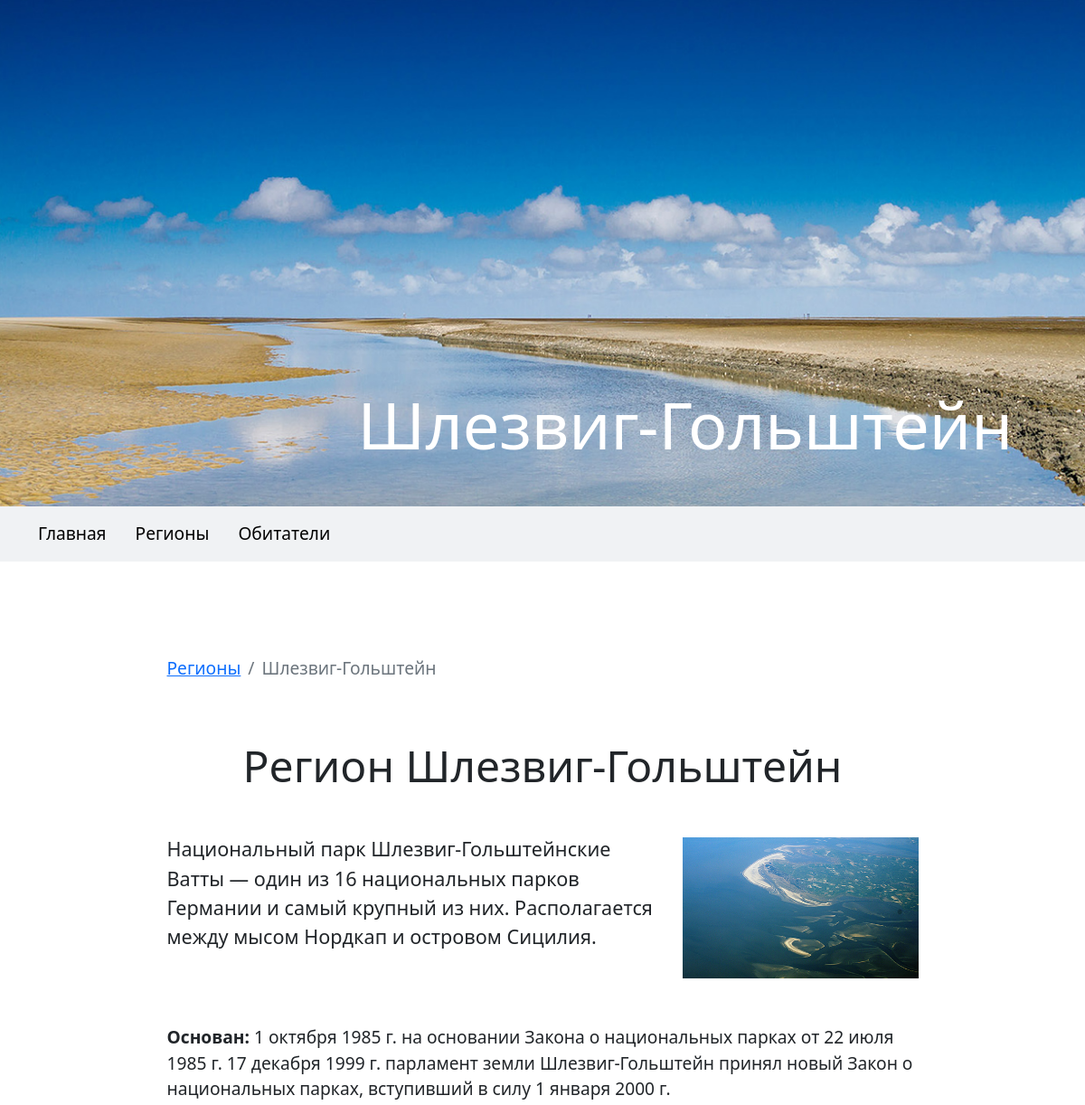
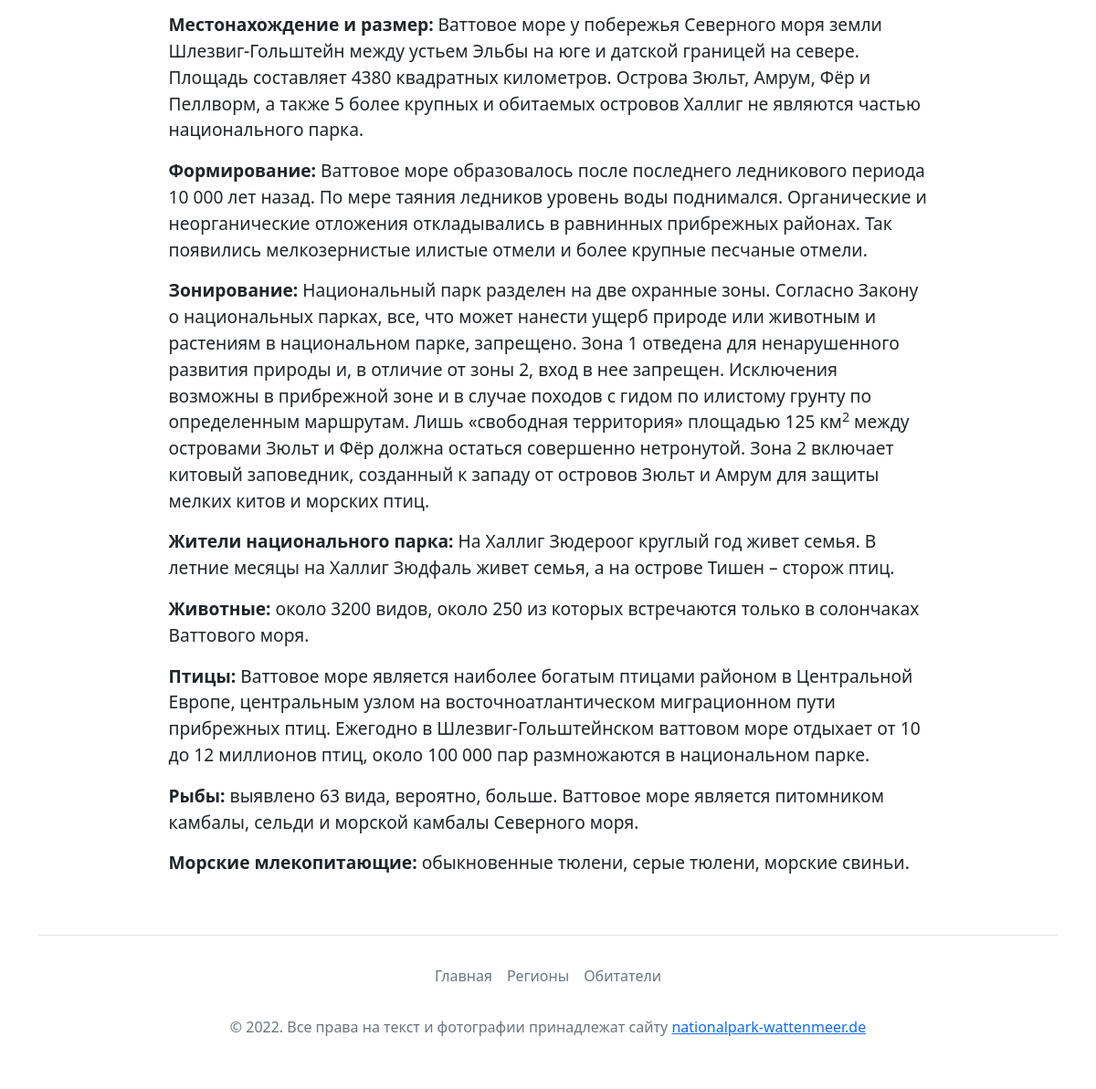
The page /regions/schleswig-holstein on the database its author committed (2 pictures, top to bottom).
### waddensea/models.py (models this page shows, shortened)
class Region(models.Model):
    name = models.CharField(
        max_length=50,
        verbose_name='Регион'
    )
    short_desc = models.TextField(
        'Краткое описание'
    )
    desc = models.TextField(
        'Полное описание'
    )
    image = models.ImageField(
        upload_to=entity_image_path
    )
    slug = models.SlugField(
        max_length=255,
        unique=True,
        db_index=True,
        verbose_name='URL'
    )

### waddensea/views.py (the view)
# urls.py: path('regions/<slug:slug>', views.region, name='region'),
def region(request, slug):
    rgn = get_object_or_404(Region, slug=slug)
    return render(request, 'waddensea/region.html', {'rgn': rgn})

### waddensea/templates/waddensea/region.html (shortened to what this page needs)
{% extends "waddensea/base.html" %}
{% block header %}
    <header class="ws-header {{ rgn.slug }}-bg d-flex justify-content-end align-items-end">
      <div class="header-title text-white">
        <h1 class="display-2">{{ rgn.name }}</h1>
      </div>
    </header>
{% endblock %}
{% block content %}
    <main class="container mb-5">
      <div class="row justify-content-center mb-5">
        <div class="col-md-9">
          <nav aria-label="breadcrumb">
            <ol class="breadcrumb">
              <li class="breadcrumb-item">
                <a href="{% url 'regions' %}">Регионы</a>
              </li>
              <li class="breadcrumb-item active" aria-current="page">
                {{ rgn.name }}
              </li>
            </ol>
          </nav>
        </div>
      </div>
      <h2 class="mb-5 text-center display-5">Регион {{ rgn.name }}</h2>
      <div class="row justify-content-center align-items-center mb-5">
        <div class="col-md-6 col-10 mb-4 mb-md-3">
          <p class="short-desc">{{ rgn.short_desc|safe }}</p>
        </div>
        <div class="col-md-3 col-10">
          <img src="{{ rgn.image.url }}" class="img-fluid">
        </div>
      </div>
      <div class="row justify-content-center">
        <div class="col-md-9 col-10">
          {{ rgn.desc|safe }}
        </div>
      </div>
    </main>
{% endblock %}

### waddensea/static/css/base.css (style rules this page uses)
.ws-header { background-repeat: no-repeat; background-position: 80% 80%; background-size: cover; height: 50vh; }
@media (min-width: 768px) { .ws-header { background-position: 50% 80%; height: 70vh; } }
.ws-header.schleswig-holstein-bg { background-image: url(../images/schleswig_holstein_header.jpg); }
.header-title { padding: 0 5rem 2.5rem 3rem; }
.short-desc, .latin-name { font-size: 1.35rem; }
main p, main ol li, main ul li { font-size: 1.2rem; }

### rows shown on the page
Region: name "Шлезвиг-Гольштейн", short_desc "Национальный парк Шлезвиг-Гольштейнские Ватты — один из 16 национальных парков Германии и самый крупный из них. Располагается между мысом Нордкап и островом Сицилия.", image (picture), desc "Основан: 1 октября 1985 г. на основании Закона о национальных парках от 22 июля 1985 г. 17 декабря 1999 г. парламент земли Шлезвиг-Гольштейн принял новый Закон о национальных парках, вступивший в силу 1 января 2000 г. Местонахождение и размер: Ваттовое море у побережья Северного моря земли Шлезвиг-Гольштейн между устьем Эльбы на юге и датской границей на севере. Площадь составляет 4380 квадратных километров. Острова Зюльт, Амрум, Фёр и Пеллворм, а также 5 более крупных и обитаемых островов Халлиг не являются частью национального парка. Формирование: Ваттовое море образовалось после последнего ледникового периода 10 000 лет назад. По мере таяния ледников уровень воды поднимался. Органические…"
